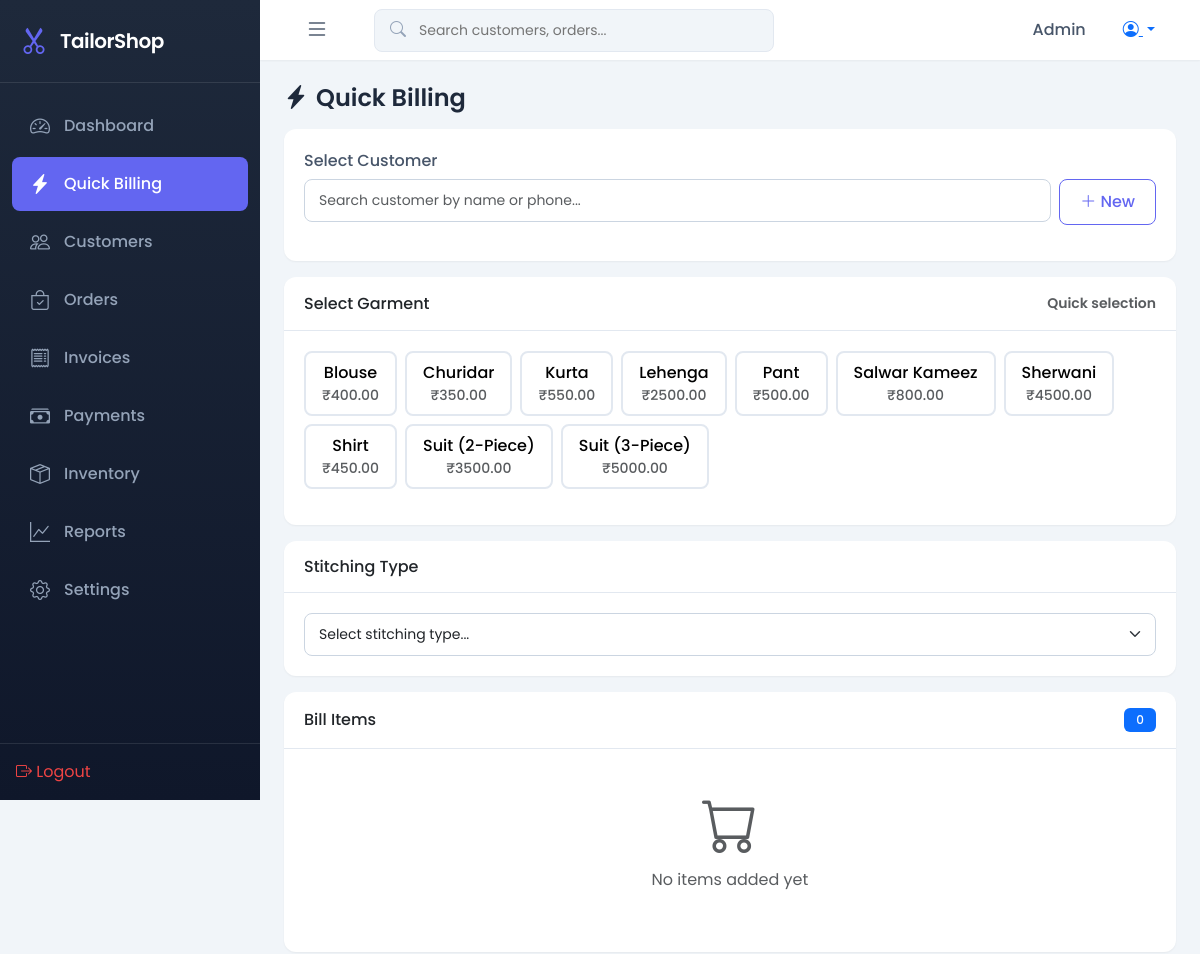
Page /billing/ (signed in, upper part) on the earlier database version.
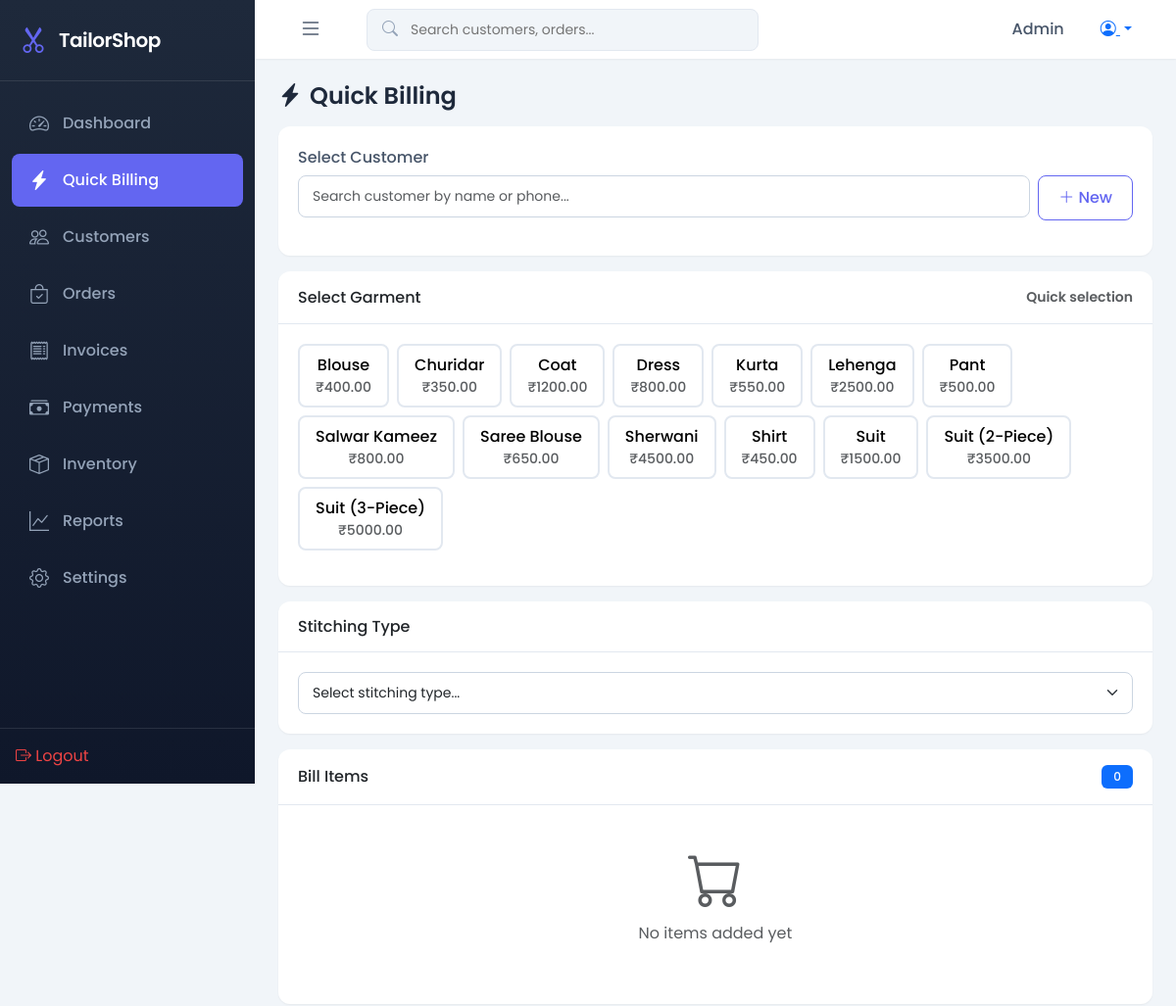
Same page on the later database version.
### shop/models.py (models this page shows, shortened)
class GarmentType(models.Model):
    name = models.CharField(max_length=50, unique=True)
    description = models.TextField(blank=True)
    base_price = models.DecimalField(max_digits=10, decimal_places=2, default=0)
    is_active = models.BooleanField(default=True)
    class Meta:
        ordering = ['name']

### shop/views.py (the view)
# urls.py: path('billing/', views.quick_billing, name='quick_billing'),
@login_required
def quick_billing(request):
    customers = Customer.objects.all()[:50]
    garment_types = GarmentType.objects.filter(is_active=True)
    stitching_types = StitchingType.objects.filter(is_active=True)
    return render(request, 'shop/quick_billing.html', {
        'customers': customers,
        'garment_types': garment_types,
        'stitching_types': stitching_types,
    })

### templates/shop/quick_billing.html (shortened to what this page needs)
{% extends 'base.html' %}
{% load static %}
{% block content %}
<div class="page-header mb-3">
    <h1><i class="bi bi-lightning-charge-fill me-2"></i>Quick Billing</h1>
</div>
<div class="billing-container">
    <div class="billing-left-panel">
        <div class="card mb-3">
            <div class="card-body">
                <div class="mb-3 position-relative">
                    <label for="customerSearch" class="form-label">Select Customer</label>
                    <div class="d-flex gap-2">
                        <div class="flex-grow-1 position-relative">
                            <input type="text" id="customerSearch" class="form-control"
                                   placeholder="Search customer by name or phone...">
                        </div>
                        <button type="button" class="btn btn-outline-primary" data-bs-toggle="modal" data-bs-target="#newCustomerModal">
                            <i class="bi bi-plus-lg"></i> New
                        </button>
                    </div>
                </div>
            </div>
        </div>
        <div class="card mb-3">
            <div class="card-header d-flex justify-content-between align-items-center">
                <h6 class="mb-0">Select Garment</h6>
                <small class="text-muted">Quick selection</small>
            </div>
            <div class="card-body">
                <div class="quick-garment-btns">
                    {% for gt in garment_types %}
                    <button type="button" class="quick-garment-btn" data-garment-id="{{ gt.id }}"
                            data-garment-name="{{ gt.name }}" data-base-price="{{ gt.base_price }}">
                        {{ gt.name }}
                        <small class="d-block text-muted">₹{{ gt.base_price }}</small>
                    </button>
                    {% endfor %}
                </div>
            </div>
        </div>
        <div class="card mb-3">
            <div class="card-header d-flex justify-content-between align-items-center">
                <h6 class="mb-0">Stitching Type</h6>
            </div>
            <div class="card-body">
                <select id="stitchingType" class="form-select">
                    <option value="">Select stitching type...</option>
                </select>
            </div>
        </div>
        <div class="card">
            <div class="card-header d-flex justify-content-between align-items-center">
                <h6 class="mb-0">Bill Items</h6>
                <span class="badge bg-primary" id="billItemCount">0</span>
            </div>
            <div class="card-body">
                <div id="billItems">
                    <div class="text-center text-muted py-4">
                        <i class="bi bi-cart display-4 text-muted"></i>
                        <p class="mt-2">No items added yet</p>
                    </div>
                </div>
            </div>
        </div>
    </div>
</div>
{% endblock %}

Differences in the rows shown:
added GarmentType: name "Coat", base_price "1200.00"
added GarmentType: name "Dress", base_price "800.00"
added GarmentType: name "Saree Blouse", base_price "650.00"
added GarmentType: name "Suit", base_price "1500.00"
